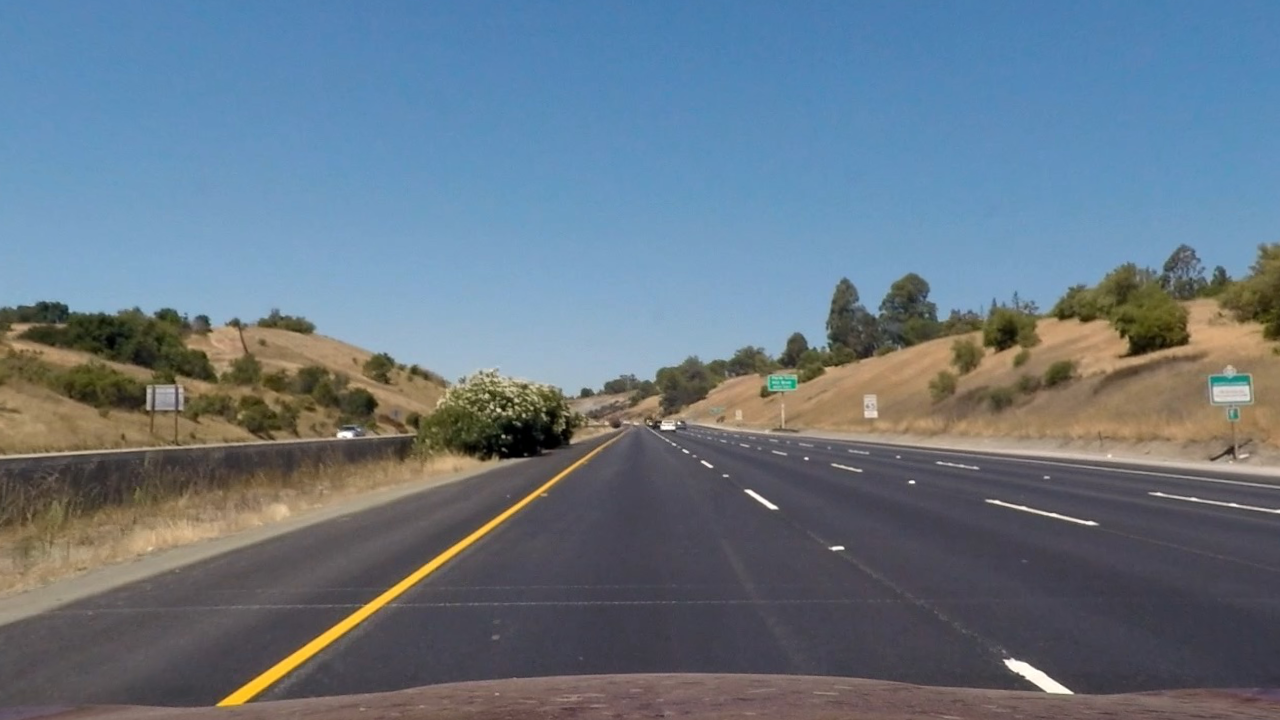
#> input picture output_images/undistorted_road/straight_lines1.jpg, 1280 x 720 px; its folder holds only this picture in this run
$ python thresholding.py   (older library calls are emulated)
#> lines starting #> are read from the running program, lines starting #| are printed output that depends on the picture; after the words box and inside, x2 and y2 are one past the last pixel; in counts of white or black regions, pixels touching at a corner belong together
#> further down, image is the input picture: shape (720, 1280, 4) float32; mean R, G, B, A 0.406, 0.464, 0.516, 1
import cv2
import glob
import numpy as np
import matplotlib.image as mpimg
import matplotlib.pyplot as plt
import random
import os
def get_channeled_image(image,color_space,channel=""):

#> called with color_space = 'grayscale', channel = ''
    if color_space=="HLS":
        color_spaced_image=cv2.cvtColor(image,cv2.COLOR_RGB2HLS)

        if channel=="H":
            channeled_image=color_spaced_image[:,:,0]
            return channeled_image
        elif channel=="L":
            channeled_image=color_spaced_image[:,:,1]
            return channeled_image

        elif channel=="S":
            channeled_image=color_spaced_image[:,:,2]
            return channeled_image

        elif channel=="all":
            channeled_image=color_spaced_image
            return channeled_image

        else:
            print("Please enter a valid channel (H,L or S)")
            return 0

    elif color_space=="HSV":
        color_spaced_image=cv2.cvtColor(image,cv2.COLOR_RGB2HSV)

        if channel=="H":
            channeled_image=color_spaced_image[:,:,0]
            return channeled_image

        elif channel=="S":
            channeled_image=color_spaced_image[:,:,1]
            return channeled_image

        elif channel=="V":
            channeled_image=color_spaced_image[:,:,2]
            return channeled_image

        elif channel=="all":
            channeled_image=color_spaced_image
            return channeled_image

        else:
            print("Please enter a valid channel (H,S or V)")
            return 0

    elif color_space=="RGB":
        color_spaced_image=image

        if channel=="R":
            channeled_image=color_spaced_image[:,:,0]
            return channeled_image

        elif channel=="G":
            channeled_image=color_spaced_image[:,:,1]
            return channeled_image

        elif channel=="B":
            channeled_image=color_spaced_image[:,:,2]
            return channeled_image

        elif channel=="all":
            channeled_image=color_spaced_image
            return channeled_image

        else:
            print("Please enter a valid channel (R,G or B)")
            return 0

    elif color_space=="LUV":
        color_spaced_image=cv2.cvtColor(image,cv2.COLOR_RGB2LUV)

        if channel == "L":
            channeled_image = color_spaced_image[:, :, 0]
            return channeled_image

        elif channel == "U":
            channeled_image = color_spaced_image[:, :, 1]
            return channeled_image

        elif channel == "V":
            channeled_image = color_spaced_image[:, :, 2]
            return channeled_image

        elif channel == "all":
            channeled_image = color_spaced_image
            return channeled_image

        else:
            print("Please enter a valid channel (L,U or V)")
            return 0


    elif color_space=="LAB":
        color_spaced_image=cv2.cvtColor(image,cv2.COLOR_RGB2Lab)

        if channel == "L":
            channeled_image = color_spaced_image[:, :, 0]
            return channeled_image

        elif channel == "A":
            channeled_image = color_spaced_image[:, :, 1]
            return channeled_image

        elif channel == "B":
            channeled_image = color_spaced_image[:, :, 2]
            return channeled_image

        elif channel == "all":
            channeled_image = color_spaced_image
            return channeled_image

        else:
            print("Please enter a valid channel (L,a or b)")
            return 0


    elif color_space=="grayscale":
        return cv2.cvtColor(image,cv2.COLOR_RGB2GRAY)


    else:
        print("Incorrect color space.Please choose one from HLS,HSV,grayscale or RGB")
        return 0


def gradient_thresholding_mag(channeled_image,kernel_size,thresh_min_mag,thresh_max_mag):

#> called with kernel_size = 3, thresh_min_mag = 50, thresh_max_mag = 255
    sobelx=cv2.Sobel(channeled_image,cv2.CV_64F,1,0,ksize=kernel_size)

    sobely=cv2.Sobel(channeled_image,cv2.CV_64F,0,1,ksize=kernel_size)

    sobel_mag=np.sqrt(sobelx**2+sobely**2)

    scaled_sobel_mag=np.uint8(255*(sobel_mag)/np.max(sobel_mag))

    binary=np.zeros_like(scaled_sobel_mag)

    if scaled_sobel_mag.shape[-1]==3:
        binary[(scaled_sobel_mag > thresh_min_mag ) & (scaled_sobel_mag < thresh_max_mag)]=255
    else:
        binary[(scaled_sobel_mag > thresh_min_mag ) & (scaled_sobel_mag <= thresh_max_mag)]=1


    return binary


def gradient_thresholding_dir(channeled_image,kernel_size,thresh_min_dir,thresh_max_dir):
    sobelx = cv2.Sobel(channeled_image, cv2.CV_64F, 1, 0, ksize=kernel_size)

    sobely = cv2.Sobel(channeled_image, cv2.CV_64F, 0, 1, ksize=kernel_size)


    sobel_dir = np.arctan2(abs(sobely),abs(sobelx))


    binary = np.zeros_like(sobel_dir)

    if sobel_dir.shape[-1] == 3:
        binary[(sobel_dir > thresh_min_dir) & (sobel_dir < thresh_max_dir)] = 255
    else:
        binary[(sobel_dir > thresh_min_dir) & (sobel_dir < thresh_max_dir)] = 1

    return binary

# [18 lines left out: function gradient_thresholding_x, not called in this run]


def color_thresholding(channeled_image,thresh_min_col,thresh_max_col):

    binary=np.zeros_like(channeled_image)

    binary[(channeled_image > thresh_min_col) & (channeled_image < thresh_max_col)] = 1

    return binary

# [43 lines left out: functions combine_thresholds, thresholding, plot, not called in this run]


def sample_randomly_int(sampling_range):
    return random.randint(sampling_range[0],sampling_range[1])

def sample_randomly(sampling_range):
    return random.uniform(sampling_range[0],sampling_range[1])
"""
num_cases=10
image_addresses=glob.glob("output_images/undistorted_road/*")
for image_address in image_addresses:
    print(image_address)
    image=mpimg.imread(image_address)
    color_spaces_list=["RGB","HLS","HSV"]
    for space in color_spaces_list:
        k=0
        for i in range(len(space)):
            for j in range(num_cases):
                k=k+1
                thresholding(image,space,space[i],sample_randomly_int((10,100)),sample_randomly_int((150,250)),sample_randomly((0.5,1)),sample_randomly((1,1.5)),sample_randomly_int((10,100)),sample_randomly_int((150,250)))
                plt.savefig("output_images/thresholding/" +
                        os.path.basename(str(image_address)).split(".")[0] + "/random/" +space+"/"+str(k))
                print("output_images/thresholding/" +
                        os.path.basename(str(image_address)).split(".")[0] + "/random/" +space+"/"+str(k))
                plt.close()

"""
image_addresses=glob.glob("output_images/undistorted_road/*")


for image_address in image_addresses:

    image=mpimg.imread(image_address)
    grayscale=get_channeled_image(image,"grayscale")
    s_channel=get_channeled_image(image,"HLS","S")
    r_channel=get_channeled_image(image,"RGB","R")
    l_channel=get_channeled_image(image,"LUV","L")
    b_channel=get_channeled_image(image,"LAB","B")
    h_channel=get_channeled_image(image,"HSV","H")


    gt=gradient_thresholding_mag(grayscale,3,50,255)
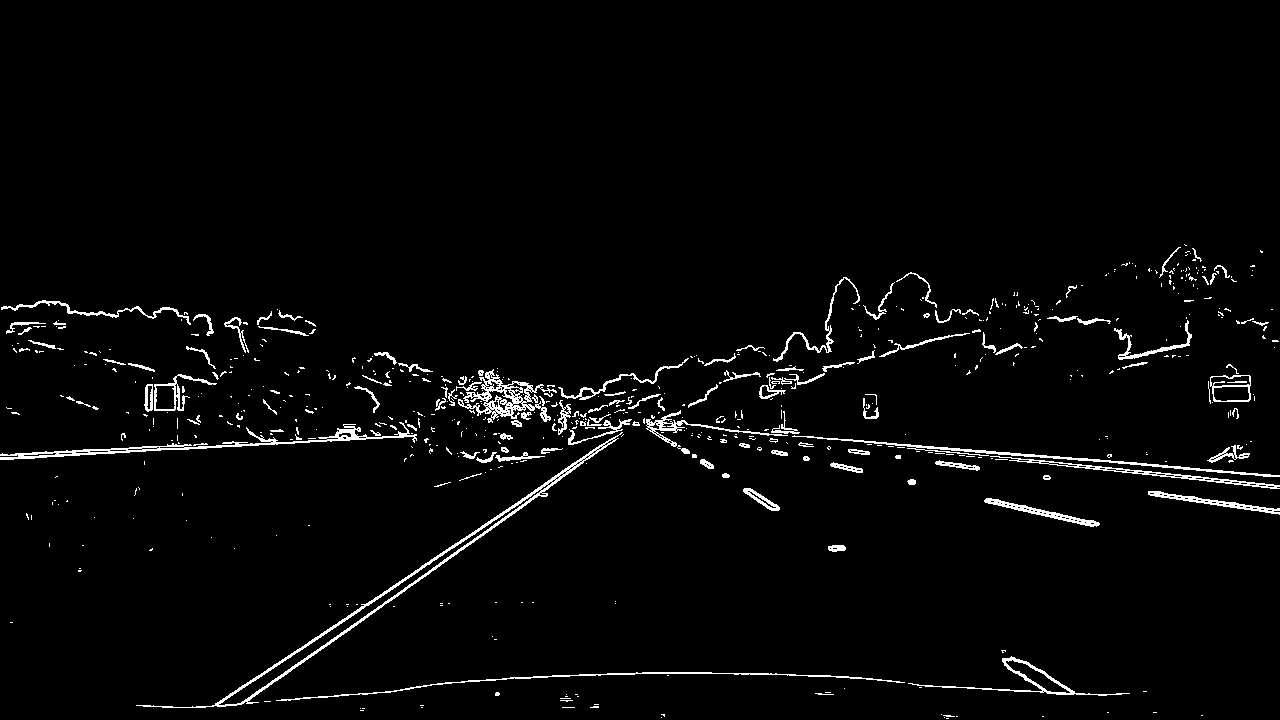
#> gt: shape (720, 1280); values 0 (black) and 1 (white), 2.7% white in thin lines or dots, all inside (x1, y1, x2, y2) = (0, 244, 1280, 719)
    gd=gradient_thresholding_dir(grayscale,3,0.7,1.3)
#> in gradient_thresholding_dir, `sobel_dir = np.arctan2(abs(sobely),abs(sobelx))`:
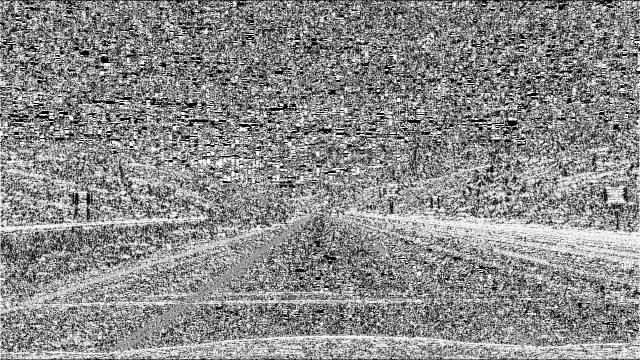
#> sobel_dir: shape (720, 1280) float64 (shown at 1/2 size); min 0, max 1.57, mean 0.857; drawn with min black and max white
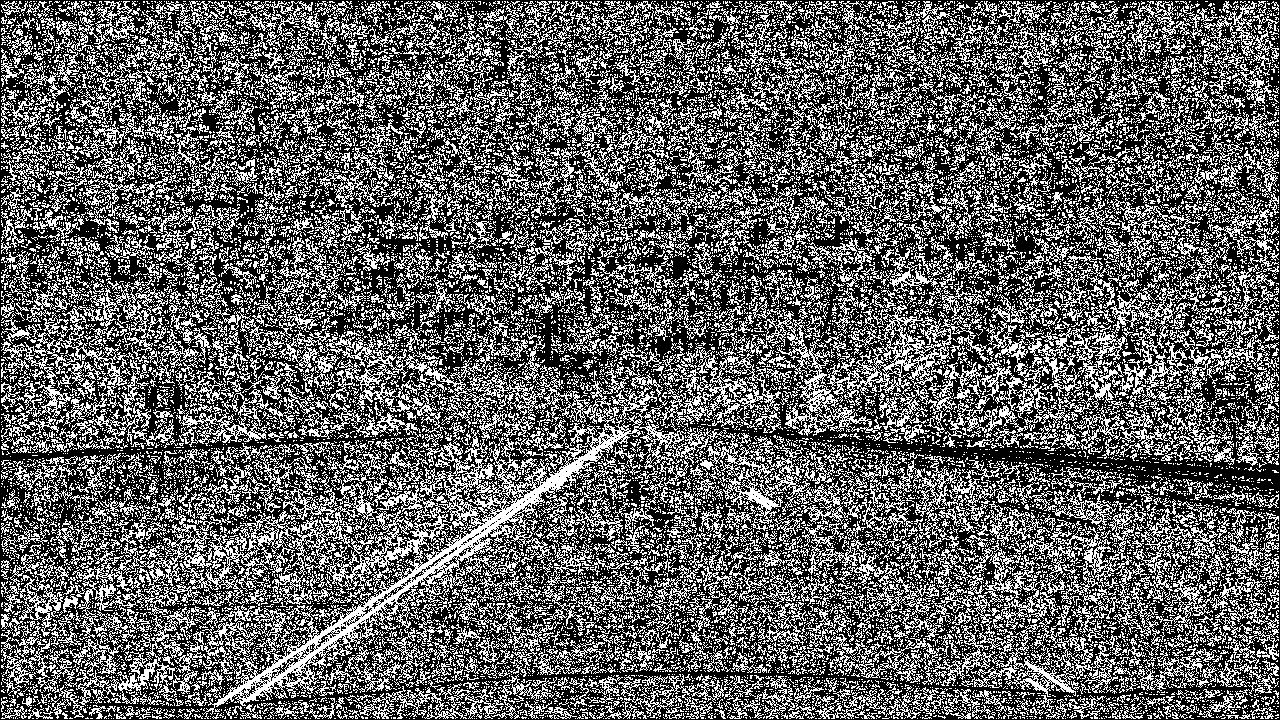
#> gd: shape (720, 1280) float64; values 0 (black) and 1 (white), 37.9% white in thin lines or dots

    cts=color_thresholding(s_channel,170,255)
#> cts: shape (720, 1280) float32; every value is 0
    ctl=color_thresholding(l_channel,225,255)
    ctb=color_thresholding(b_channel,155,200)
    cth=color_thresholding(h_channel,19,40)
#> cth: shape (720, 1280) float32; values 0 (black) and 1 (white), 15.9% white; 215 white regions (181 under 20 px), largest, box (x1, y1, x2, y2) and area: (0, 324, 527, 630) 70293, (212, 299, 1280, 718) 69678, (0, 321, 91, 370) 1926
    combined_binary=np.zeros_like(cts)
    combined_binary_col=np.zeros_like(cts)


    combined_binary[((ctb==1)|(cth==1)|(ctl==1) | (gt==1) &(gd==1)) ]=1

    plt.imsave("output_images/binary_road/"+os.path.basename(image_address),np.array(combined_binary).reshape(combined_binary.shape[0],combined_binary.shape[1]),cmap="gray", vmin=0, vmax=1)
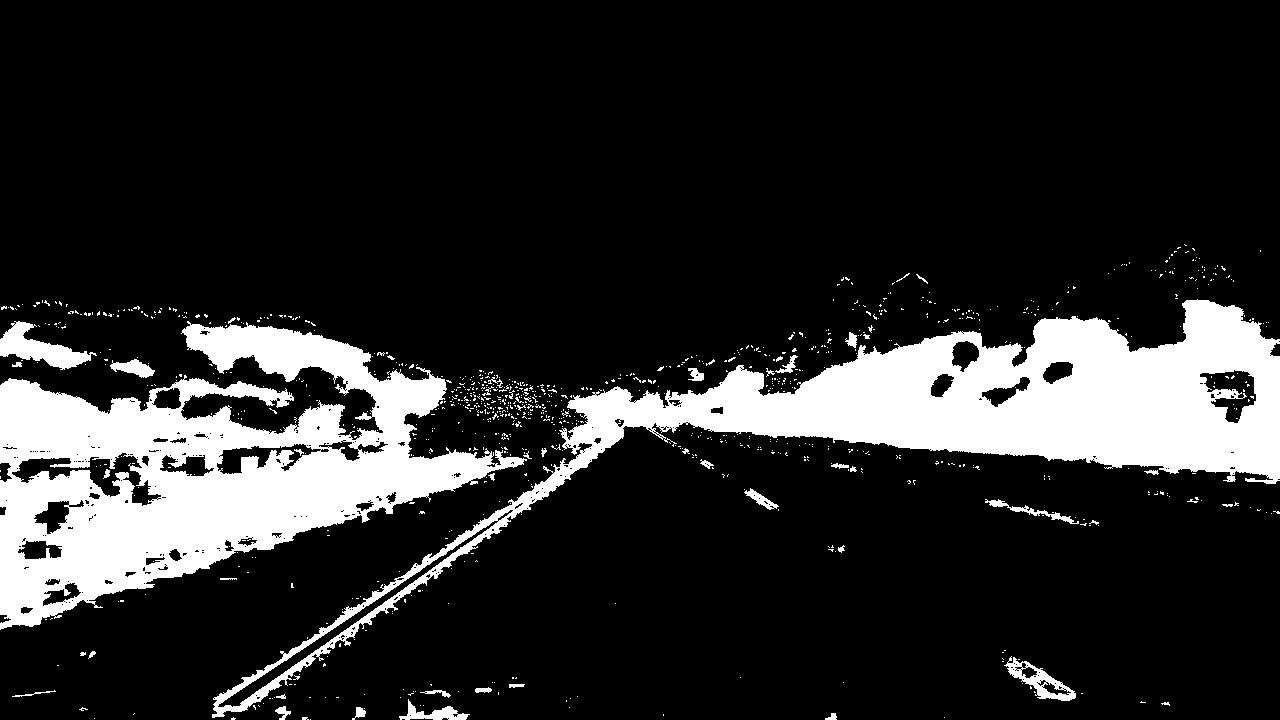
#> saved as straight_lines1.jpg: shape (720, 1280, 3); min 0, max 255, mean 41.9

    #plt.imshow(combined_binary,cmap="gray", vmin=0, vmax=1)


    #plt.show()

"""
def combination_thresholding(image,thresh_min_mag, thresh_max_mag,thresh_min_dir, thresh_max_dir,thresh_min_s,thresh_max_s,thresh_min_r,thresh_max_r):
    s_channel = get_channeled_image(image, "HLS", "S")
    r_channel = get_channeled_image(image, "RGB", "R")

    s_channel = cv2.GaussianBlur(s_channel, (3, 3), 0)
    r_channel = cv2.GaussianBlur(r_channel, (3, 3), 0)

    gt = gradient_thresholding_mag(s_channel, 3, thresh_min_mag, thresh_max_mag)
    gd = gradient_thresholding_dir(s_channel, 3, thresh_min_dir, thresh_max_dir)

    cts = color_thresholding(s_channel, thresh_min_s, thresh_max_s)
    ctr = color_thresholding(r_channel, thresh_min_r,thresh_max_r)
    combined_binary = np.zeros_like(cts)

    combined_binary[((cts == 1) & (ctr == 1)) | (gt == 1) & (gd == 1)] = 1

    fig = plt.figure(figsize=(20, 10))
    ax0 = fig.add_subplot(3, 3, 1)
    ax0.set_title("Original Image")
    plt.imshow(image)
    # [6 lines of commented-out code are left out]
    ax1 = fig.add_subplot(3, 3, 2)
    ax1.set_title("Gradient Magnitude ( " + str(thresh_min_mag) + "," + str(thresh_max_mag) + ")")
    plt.imshow(gt, cmap="gray")
    ax1 = fig.add_subplot(3, 3, 3)
    ax1.set_title("Gradient Direction ( " + str(thresh_min_dir) + "," + str(thresh_max_dir) + ")")
    plt.imshow(gd, cmap="gray")
    ax1 = fig.add_subplot(3, 3, 4)
    ax1.set_title("S Color ( " + str(thresh_min_s) + "," + str(thresh_max_s) + ")")
    plt.imshow(cts, cmap="gray")
    ax1 = fig.add_subplot(3, 3, 5)
    ax1.set_title("R Color ( " + str(thresh_min_r) + "," + str(thresh_max_r) + ")")
    plt.imshow(ctr, cmap="gray")
    ax1 = fig.add_subplot(3, 3, 6)
    ax1.set_title("Combined")
    plt.imshow(combined_binary, cmap="gray")
    fig.tight_layout()


num_cases=10
image_addresses=glob.glob("output_images/undistorted_road/*")
for image_address in image_addresses:
    k=0
    image=mpimg.imread(image_address)

    for cases in range(num_cases):
        k=k+1

        combination_thresholding(image,sample_randomly_int((60,90)),sample_randomly_int((210,250)),sample_randomly((0.7,1)),sample_randomly((1.01,1.3)),sample_randomly_int((70,100)),sample_randomly_int((220,255)),sample_randomly_int((180,210)),sample_randomly_int((220,255)))
        plt.savefig("output_images/thresholding/" +
                        os.path.basename(str(image_address)).split(".")[0] + "/precise/"+str(k))
        print("output_images/thresholding/" +
                        os.path.basename(str(image_address)).split(".")[0] + "/precise/"+str(k))
        plt.close()

"""
